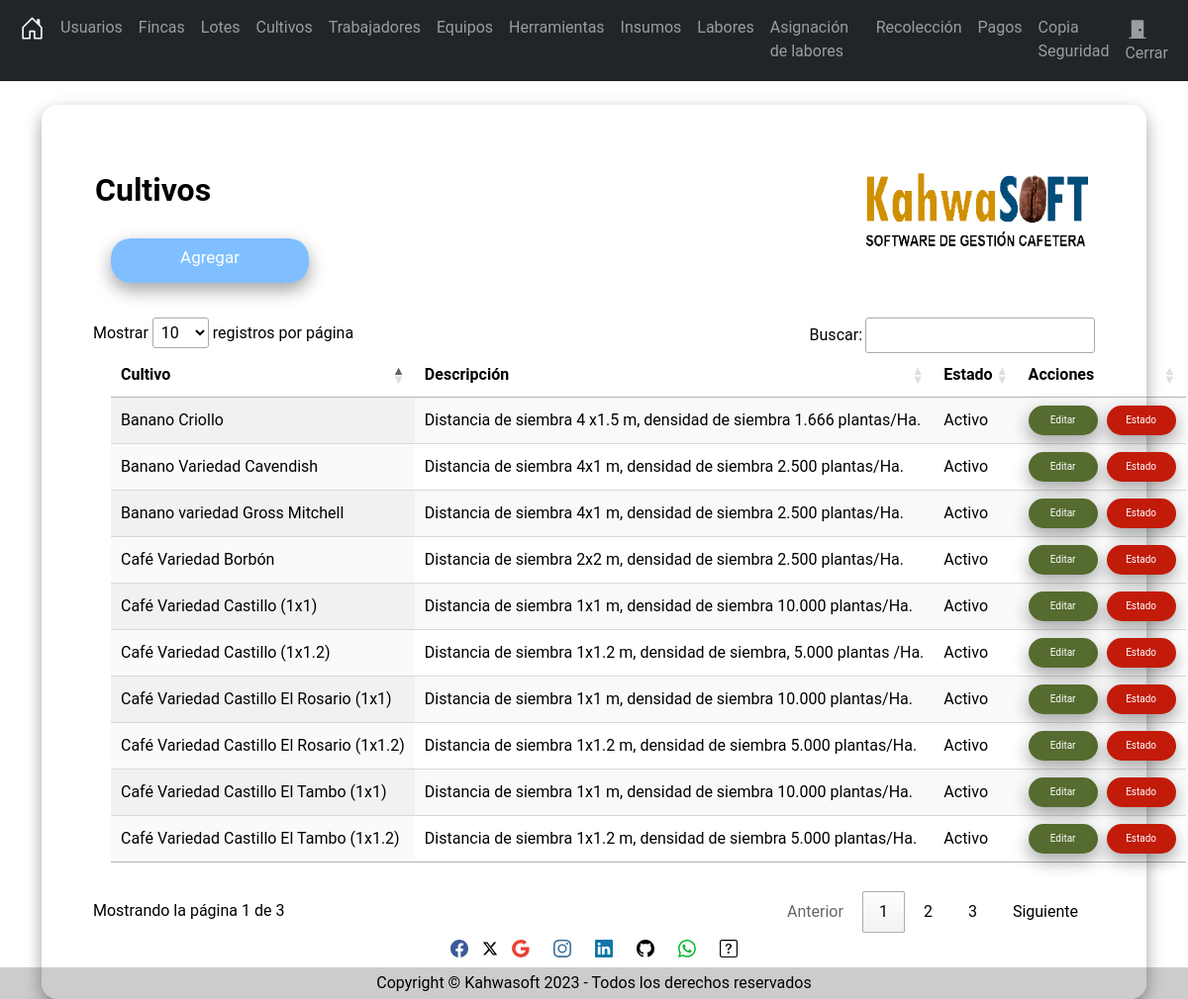
Page /secciones/Cultivo/index.php (signed in) on the committed database.
### tables this page shows
CREATE TABLE `cultivo` (
  `Id` int(11) NOT NULL,
  `Cultivo` varchar(255) NOT NULL,
  `Descripcion` varchar(255) NOT NULL,
  `Estado` tinyint(1) NOT NULL
);

### secciones/Cultivo/index.php (the view, shortened to what this page needs)
<?php
include("../../bd.php");
$sentencia = $conexion->prepare("SELECT * FROM `cultivo`");
$sentencia->execute();
$cultivos = $sentencia->fetchall(PDO::FETCH_ASSOC);
?>
<?php include("../../templates/header.php"); ?>
<br />
<div class="card">
    <div class="content">
        <div class="title">
            <h2 id="Titulo"><strong>Cultivos</strong><img src="../../Img/Logo.png" width="230" height="80" align="right"></h2>
        </div>
        <div class="card-body">
            <a name="" id="btncrear" class="btn" title="Agregar" href="crear.php" role="button">Agregar</a>
            <div class="table-responsive-sm">
                <table id="tabla_id" class="display nowrap" style="width:100%">
                    <thead>
                        <tr>
                            <th scope="col">Cultivo</th>
                            <th scope="col">Descripción</th>
                            <th scope="col">Estado</th>
                            <th scope="col">Acciones</th>
                        </tr>
                    </thead>
                    <tbody>
                        <?php foreach ($cultivos as $cultivo) { ?>
                            <tr class="">
                                <td><?php echo $cultivo['Cultivo']; ?></td>
                                <td><?php echo $cultivo['Descripcion']; ?></td>
                                <?php if ($cultivo['Estado'] == 1) { ?>
                                    <td>Activo</td>
                                <?php } ?>
                                <td> <a id="editar" class="btn" title="Editar" href="editar.php?txtID=<?php echo $cultivo['Id']; ?>" role="button">Editar</a>
                                    <a id="borrar" class="btn" title="Estado" href="javascript:borrar(<?php echo $cultivo['Id']; ?>);" role="button">Estado</a>
                                </td>
                            </tr>
                        <?php } ?>
                    </tbody>
                </table>
            </div>
        </div>
    </div>
</div>
<?php include("../../templates/footer.php"); ?>
<?php include("../../templates/socfooter.php"); ?>

### Css/Styles.css (style rules this page uses)
body { margin-bottom: 60px; margin: 0; padding: 0; background-image: url(../Img/Fondo.png); background-repeat: no-repeat; background-attachment: fixed; background-size: 100% 100%; font-family: "Roboto", "sans-serif"; height: 100vh; }
.card { width: 100%; max-width: 400%; color: #000000; padding: 50px 35px; border: 1px solid rgba(255, 255, 255, 0.7); background: rgba(255, 255, 255, 0.7); border-radius: 16px; box-shadow: 0 8px 16px 0 rgba(0, 0, 0, 0.2), 0 6px 20px 0 rgba(0, 0, 0, 0.19); }
#btncrear { margin-top: 30px; background: rgba(0, 128, 255, 0.5); border-radius: 20px; box-shadow: 5px 5px #b2babb; color: white; width: 200px; height: 45px; font-size: 17px; margin-top: 5px; margin-right: 5px; margin-bottom: 35px; margin-left: 18px; box-shadow: 0 8px 16px 0 rgba(0, 0, 0, 0.2), 0 6px 20px 0 rgba(0, 0, 0, 0.19); }
#Titulo { margin-top: 16px; margin-right: 20px; margin-bottom: 9px; margin-left: 18px; font-family: "Roboto", sans-serif; }
#editar { background: rgb(85, 107, 47); border-radius: 20px; box-shadow: 0 8px 16px 0 rgba(0, 0, 0, 0.2), 0 6px 20px 0 rgba(0, 0, 0, 0.19); color: white; width: 70px; height: 30px; font-size: 10px; margin-right: 5px; }
#borrar { background: #c21b09; border-radius: 20px; box-shadow: 0 8px 16px 0 rgba(0, 0, 0, 0.2), 0 6px 20px 0 rgba(0, 0, 0, 0.19); color: white; width: 70px; height: 30px; font-size: 10px; }
#tabla_id { margin-top: 16px; margin-right: 20px; margin-bottom: 25px; margin-left: 18px; }

### rows in the picture
cultivo: Cultivo "Banano Criollo", Descripcion "Distancia de siembra 4 x1.5 m, densidad de siembra 1.666 plantas/Ha.", Estado "Activo"
cultivo: Cultivo "Banano Variedad Cavendish", Descripcion "Distancia de siembra 4x1 m, densidad de siembra 2.500 plantas/Ha.", Estado "Activo"
cultivo: Cultivo "Banano variedad Gross Mitchell", Descripcion "Distancia de siembra 4x1 m, densidad de siembra 2.500 plantas/Ha.", Estado "Activo"
cultivo: Cultivo "Café Variedad Borbón", Descripcion "Distancia de siembra 2x2 m, densidad de siembra 2.500 plantas/Ha.", Estado "Activo"
cultivo: Cultivo "Café Variedad Castillo (1x1)", Descripcion "Distancia de siembra 1x1 m, densidad de siembra 10.000 plantas/Ha.", Estado "Activo"
cultivo: Cultivo "Café Variedad Castillo (1x1.2)", Descripcion "Distancia de siembra 1x1.2 m, densidad de siembra, 5.000 plantas /Ha.", Estado "Activo"
cultivo: Cultivo "Café Variedad Castillo El Rosario (1x1)", Descripcion "Distancia de siembra 1x1 m, densidad de siembra 10.000 plantas/Ha.", Estado "Activo"
cultivo: Cultivo "Café Variedad Castillo El Rosario (1x1.2)", Descripcion "Distancia de siembra 1x1.2 m, densidad de siembra 5.000 plantas/Ha.", Estado "Activo"
cultivo: Cultivo "Café Variedad Castillo El Tambo (1x1)", Descripcion "Distancia de siembra 1x1 m, densidad de siembra 10.000 plantas/Ha.", Estado "Activo"
cultivo: Cultivo "Café Variedad Castillo El Tambo (1x1.2)", Descripcion "Distancia de siembra 1x1.2 m, densidad de siembra 5.000 plantas/Ha.", Estado "Activo"
